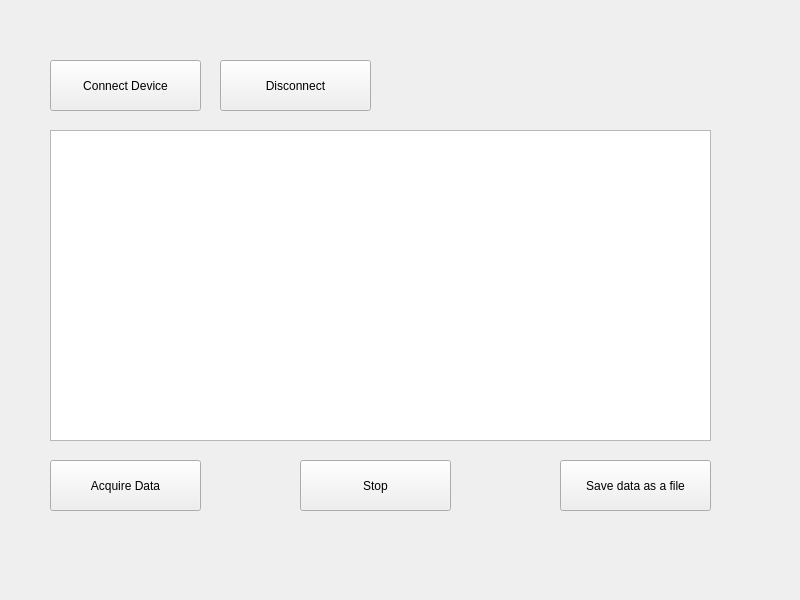
<?xml version="1.0" encoding="UTF-8"?>
<ui version="4.0">
 <class>MainWindow</class>
 <widget class="QMainWindow" name="MainWindow">
  <property name="geometry">
   <rect>
    <x>0</x>
    <y>0</y>
    <width>800</width>
    <height>600</height>
   </rect>
  </property>
  <property name="windowTitle">
   <string>M9 by Aidar Kadyr</string>
  </property>
  <widget class="QWidget" name="centralwidget">
   <widget class="QGraphicsView" name="graphicsView">
    <property name="geometry">
     <rect>
      <x>50</x>
      <y>130</y>
      <width>661</width>
      <height>311</height>
     </rect>
    </property>
   </widget>
   <widget class="QPushButton" name="pushButton">
    <property name="geometry">
     <rect>
      <x>50</x>
      <y>60</y>
      <width>151</width>
      <height>51</height>
     </rect>
    </property>
    <property name="text">
     <string>Connect Device</string>
    </property>
   </widget>
   <widget class="QPushButton" name="pushButton_2">
    <property name="geometry">
     <rect>
      <x>220</x>
      <y>60</y>
      <width>151</width>
      <height>51</height>
     </rect>
    </property>
    <property name="text">
     <string>Disconnect</string>
    </property>
   </widget>
   <widget class="QPushButton" name="pushButton_3">
    <property name="geometry">
     <rect>
      <x>50</x>
      <y>460</y>
      <width>151</width>
      <height>51</height>
     </rect>
    </property>
    <property name="text">
     <string>Acquire Data</string>
    </property>
   </widget>
   <widget class="QPushButton" name="pushButton_4">
    <property name="geometry">
     <rect>
      <x>300</x>
      <y>460</y>
      <width>151</width>
      <height>51</height>
     </rect>
    </property>
    <property name="text">
     <string>Stop</string>
    </property>
   </widget>
   <widget class="QPushButton" name="pushButton_5">
    <property name="geometry">
     <rect>
      <x>560</x>
      <y>460</y>
      <width>151</width>
      <height>51</height>
     </rect>
    </property>
    <property name="text">
     <string>Save data as a file</string>
    </property>
   </widget>
  </widget>
 </widget>
 <resources/>
 <connections/>
</ui>
